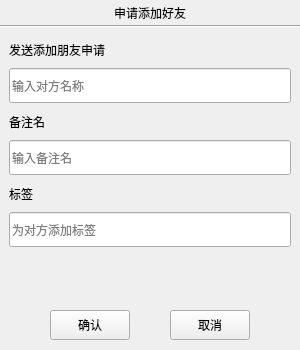
<?xml version="1.0" encoding="UTF-8"?>
<ui version="4.0">
 <class>AddFriendUI</class>
 <widget class="QWidget" name="AddFriendUI">
  <property name="geometry">
   <rect>
    <x>0</x>
    <y>0</y>
    <width>300</width>
    <height>350</height>
   </rect>
  </property>
  <property name="minimumSize">
   <size>
    <width>300</width>
    <height>350</height>
   </size>
  </property>
  <property name="maximumSize">
   <size>
    <width>361</width>
    <height>621</height>
   </size>
  </property>
  <property name="windowTitle">
   <string>Dialog</string>
  </property>
  <layout class="QVBoxLayout" name="verticalLayout">
   <property name="spacing">
    <number>0</number>
   </property>
   <property name="leftMargin">
    <number>0</number>
   </property>
   <property name="topMargin">
    <number>0</number>
   </property>
   <property name="rightMargin">
    <number>0</number>
   </property>
   <property name="bottomMargin">
    <number>0</number>
   </property>
   <item>
    <widget class="QWidget" name="Wgt_AddFriend" native="true">
     <layout class="QVBoxLayout" name="verticalLayout_4">
      <property name="spacing">
       <number>0</number>
      </property>
      <property name="leftMargin">
       <number>0</number>
      </property>
      <property name="topMargin">
       <number>0</number>
      </property>
      <property name="rightMargin">
       <number>0</number>
      </property>
      <property name="bottomMargin">
       <number>0</number>
      </property>
      <item>
       <widget class="QLabel" name="apply_lb">
        <property name="minimumSize">
         <size>
          <width>0</width>
          <height>25</height>
         </size>
        </property>
        <property name="maximumSize">
         <size>
          <width>16777215</width>
          <height>25</height>
         </size>
        </property>
        <property name="text">
         <string>申请添加好友</string>
        </property>
        <property name="alignment">
         <set>Qt::AlignCenter</set>
        </property>
       </widget>
      </item>
      <item>
       <widget class="Line" name="h_line">
        <property name="orientation">
         <enum>Qt::Horizontal</enum>
        </property>
       </widget>
      </item>
      <item>
       <widget class="QWidget" name="apply_wid" native="true">
        <layout class="QVBoxLayout" name="verticalLayout_2">
         <item>
          <widget class="QLabel" name="label">
           <property name="minimumSize">
            <size>
             <width>0</width>
             <height>25</height>
            </size>
           </property>
           <property name="maximumSize">
            <size>
             <width>16777215</width>
             <height>25</height>
            </size>
           </property>
           <property name="text">
            <string>发送添加朋友申请</string>
           </property>
          </widget>
         </item>
         <item>
          <widget class="QLineEdit" name="Edt_Name">
           <property name="minimumSize">
            <size>
             <width>0</width>
             <height>35</height>
            </size>
           </property>
           <property name="maximumSize">
            <size>
             <width>16777215</width>
             <height>35</height>
            </size>
           </property>
           <property name="placeholderText">
            <string>输入对方名称</string>
           </property>
          </widget>
         </item>
         <item>
          <widget class="QLabel" name="label_2">
           <property name="minimumSize">
            <size>
             <width>0</width>
             <height>25</height>
            </size>
           </property>
           <property name="maximumSize">
            <size>
             <width>16777215</width>
             <height>25</height>
            </size>
           </property>
           <property name="text">
            <string>备注名</string>
           </property>
          </widget>
         </item>
         <item>
          <widget class="QLineEdit" name="Edt_BackName">
           <property name="minimumSize">
            <size>
             <width>0</width>
             <height>35</height>
            </size>
           </property>
           <property name="maximumSize">
            <size>
             <width>16777215</width>
             <height>35</height>
            </size>
           </property>
           <property name="placeholderText">
            <string>输入备注名</string>
           </property>
          </widget>
         </item>
         <item>
          <widget class="QLabel" name="label_3">
           <property name="minimumSize">
            <size>
             <width>0</width>
             <height>25</height>
            </size>
           </property>
           <property name="maximumSize">
            <size>
             <width>16777215</width>
             <height>25</height>
            </size>
           </property>
           <property name="text">
            <string>标签</string>
           </property>
          </widget>
         </item>
         <item>
          <widget class="QLineEdit" name="Edt_AddLab">
           <property name="minimumSize">
            <size>
             <width>0</width>
             <height>35</height>
            </size>
           </property>
           <property name="maximumSize">
            <size>
             <width>16777215</width>
             <height>35</height>
            </size>
           </property>
           <property name="placeholderText">
            <string>为对方添加标签</string>
           </property>
          </widget>
         </item>
         <item>
          <widget class="QWidget" name="widget_2" native="true">
           <property name="minimumSize">
            <size>
             <width>0</width>
             <height>60</height>
            </size>
           </property>
           <property name="maximumSize">
            <size>
             <width>16777215</width>
             <height>16777215</height>
            </size>
           </property>
           <layout class="QHBoxLayout" name="horizontalLayout">
            <item>
             <widget class="QWidget" name="lb_list" native="true">
              <property name="minimumSize">
               <size>
                <width>0</width>
                <height>50</height>
               </size>
              </property>
             </widget>
            </item>
            <item>
             <widget class="QWidget" name="widget_3" native="true">
              <property name="minimumSize">
               <size>
                <width>30</width>
                <height>0</height>
               </size>
              </property>
              <property name="maximumSize">
               <size>
                <width>30</width>
                <height>16777215</height>
               </size>
              </property>
              <layout class="QVBoxLayout" name="verticalLayout_3">
               <item>
                <spacer name="verticalSpacer_2">
                 <property name="orientation">
                  <enum>Qt::Vertical</enum>
                 </property>
                 <property name="sizeHint" stdset="0">
                  <size>
                   <width>20</width>
                   <height>40</height>
                  </size>
                 </property>
                </spacer>
               </item>
               <item>
                <widget class="QLabel" name="Lab_More">
                 <property name="minimumSize">
                  <size>
                   <width>25</width>
                   <height>25</height>
                  </size>
                 </property>
                 <property name="maximumSize">
                  <size>
                   <width>25</width>
                   <height>25</height>
                  </size>
                 </property>
                 <property name="text">
                  <string/>
                 </property>
                </widget>
               </item>
              </layout>
             </widget>
            </item>
           </layout>
          </widget>
         </item>
        </layout>
       </widget>
      </item>
      <item>
       <layout class="QHBoxLayout" name="horizontalLayout_2">
        <property name="spacing">
         <number>0</number>
        </property>
        <property name="sizeConstraint">
         <enum>QLayout::SetMinimumSize</enum>
        </property>
        <item>
         <spacer name="horizontalSpacer">
          <property name="orientation">
           <enum>Qt::Horizontal</enum>
          </property>
          <property name="sizeHint" stdset="0">
           <size>
            <width>40</width>
            <height>20</height>
           </size>
          </property>
         </spacer>
        </item>
        <item>
         <widget class="QPushButton" name="Btn_OK">
          <property name="sizePolicy">
           <sizepolicy hsizetype="Fixed" vsizetype="Fixed">
            <horstretch>0</horstretch>
            <verstretch>0</verstretch>
           </sizepolicy>
          </property>
          <property name="minimumSize">
           <size>
            <width>80</width>
            <height>30</height>
           </size>
          </property>
          <property name="maximumSize">
           <size>
            <width>80</width>
            <height>30</height>
           </size>
          </property>
          <property name="text">
           <string>确认</string>
          </property>
         </widget>
        </item>
        <item>
         <spacer name="horizontalSpacer_3">
          <property name="orientation">
           <enum>Qt::Horizontal</enum>
          </property>
          <property name="sizeType">
           <enum>QSizePolicy::Fixed</enum>
          </property>
          <property name="sizeHint" stdset="0">
           <size>
            <width>40</width>
            <height>20</height>
           </size>
          </property>
         </spacer>
        </item>
        <item>
         <widget class="QPushButton" name="Btn_Cancel">
          <property name="sizePolicy">
           <sizepolicy hsizetype="Fixed" vsizetype="Fixed">
            <horstretch>0</horstretch>
            <verstretch>0</verstretch>
           </sizepolicy>
          </property>
          <property name="minimumSize">
           <size>
            <width>80</width>
            <height>30</height>
           </size>
          </property>
          <property name="maximumSize">
           <size>
            <width>80</width>
            <height>30</height>
           </size>
          </property>
          <property name="text">
           <string>取消</string>
          </property>
         </widget>
        </item>
        <item>
         <spacer name="horizontalSpacer_2">
          <property name="orientation">
           <enum>Qt::Horizontal</enum>
          </property>
          <property name="sizeHint" stdset="0">
           <size>
            <width>40</width>
            <height>20</height>
           </size>
          </property>
         </spacer>
        </item>
       </layout>
      </item>
      <item>
       <spacer name="verticalSpacer">
        <property name="orientation">
         <enum>Qt::Vertical</enum>
        </property>
        <property name="sizeType">
         <enum>QSizePolicy::MinimumExpanding</enum>
        </property>
        <property name="sizeHint" stdset="0">
         <size>
          <width>20</width>
          <height>10</height>
         </size>
        </property>
       </spacer>
      </item>
     </layout>
    </widget>
   </item>
  </layout>
 </widget>
 <resources/>
 <connections/>
</ui>
